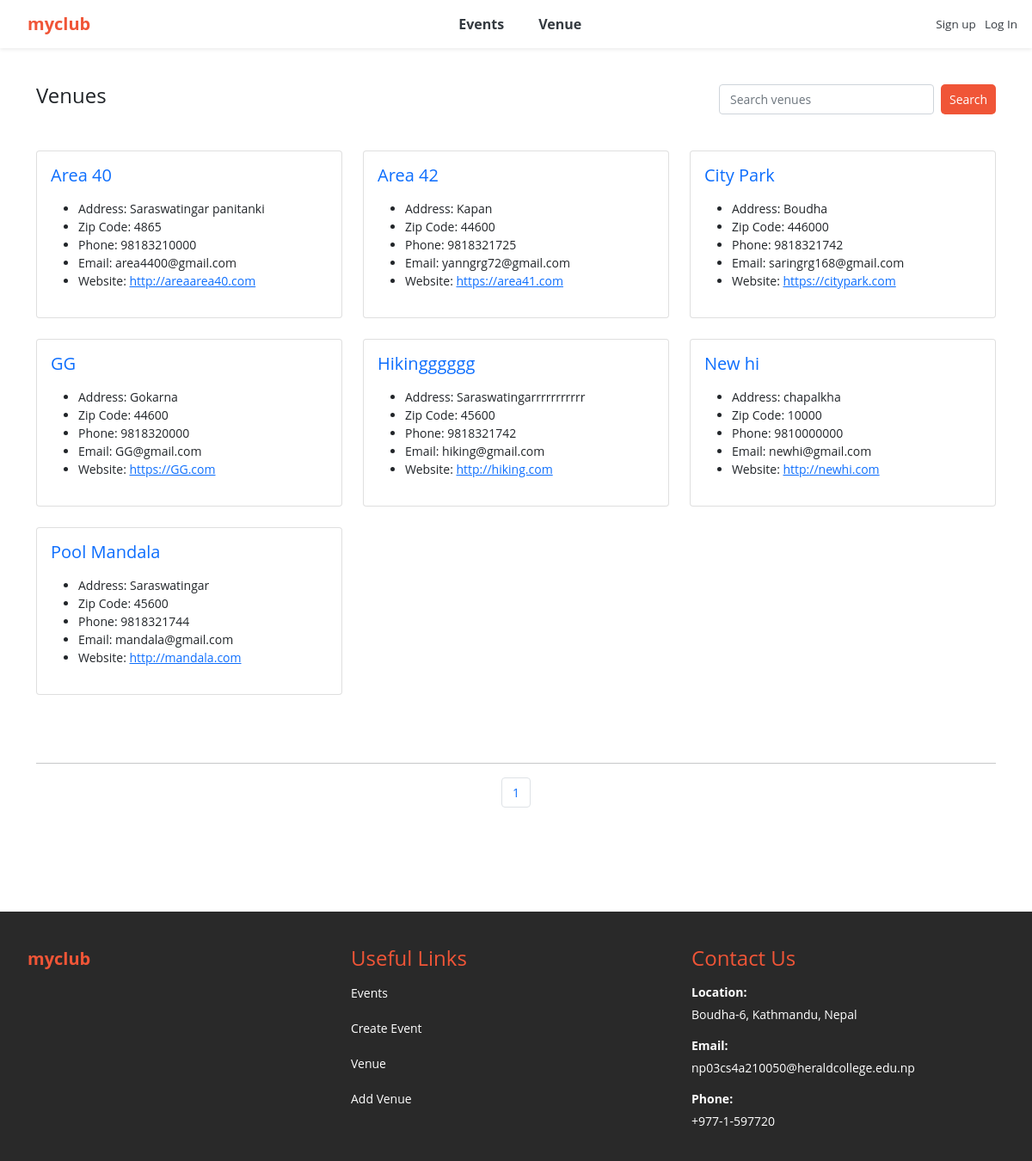
Page /list_venues on the earlier database version.
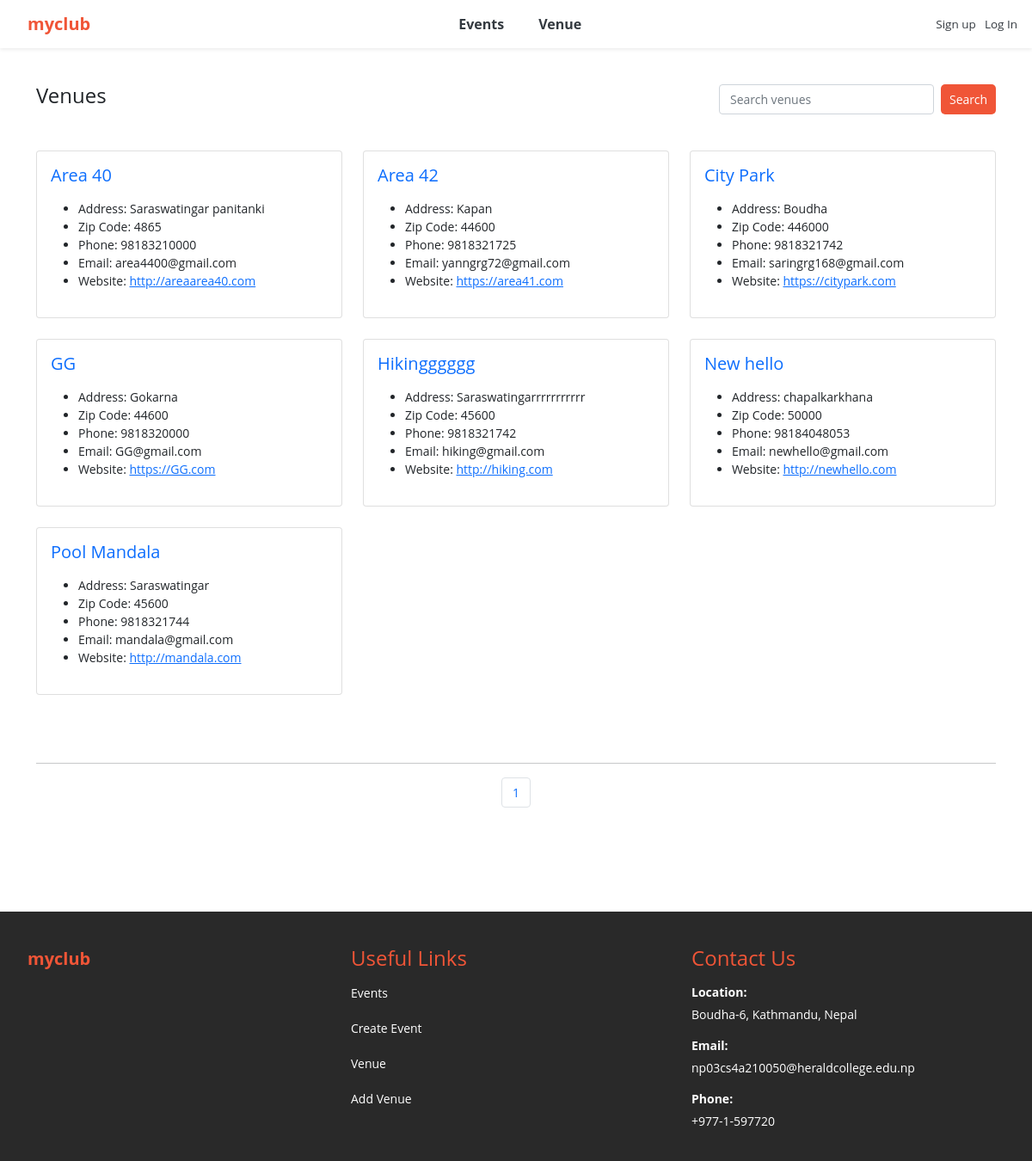
Same page on the later database version.
### events/models.py (models this page shows)
class Venue(models.Model):
	name = models.CharField('Venue Name', max_length=120)
	address = models.CharField(max_length=300)
	zip_code = models.CharField('Zip Code', max_length=15)
	phone = models.CharField('Contact Phone', max_length=25, blank=True)
	web = models.URLField('Website Address', blank=True)
	email_address = models.EmailField('Email Address', blank=True)
	owner = models.IntegerField("Venue Owner", blank=False, default=1)
	venue_description = models.TextField(blank=True)
	venue_image = models.ImageField(null=True, blank=True, upload_to="images/")
	def __str__(self):
		return self.name
	class Meta:
		ordering = ['name']

### events/views.py (the view)
# urls.py: path('list_venues', views.list_venues, name='list-venues'),
def list_venues(request):
	venue_list = Venue.objects.all().order_by('name')
	p = Paginator(Venue.objects.all(), 7)
	page = request.GET.get('page')
	venues = p.get_page(page)
	nums = "a" * venues.paginator.num_pages
	return render(request, 'events/venue.html',
		{'venue_list': venue_list, 'venues': venues, 'nums':nums})

### events/templates/events/venue.html (shortened to what this page needs)
{% extends 'events/base.html' %}
{% block content %}
	<nav class="custom-nav">
		<div>
			<h4>Venues</h4>
		</div>
		<div>
			<form class="d-flex" method=POST action="{% url 'search-venues' %}">
		        <input class="form-control me-2 small-search-input" type="search" placeholder="Search venues" aria-label="Search" name="searched">
		        <button class="btn btn-outline-dark btn-light btn-sm btn-custom" type="submit">Search</button>
	      </form>
		</div>
	</nav>
	<br>
	<div class="row row-cols-1 row-cols-md-3 g-4">
		{% for venue in venues %}
			<div class="col">
			    <div class="card h-100">
			      <div class="card-body">
			        <h5 class="card-title"><a href="{% url 'show-venue' venue.id %}" style="text-decoration: none;">{{ venue }}</a></h5>
			        <p class="card-text">
			        	<ul>
				            {% if venue.address %}
				              <li>Address: {{ venue.address }}</li>
				            {% endif %}
				            {% if venue.zip_code %}
				              <li>Zip Code: {{ venue.zip_code }}</li>
				            {% endif %}
				            {% if venue.phone %}
				              <li>Phone: {{ venue.phone }}</li>
				            {% endif %}
				            {% if venue.email_address %}
				              <li>Email: {{ venue.email_address }}</li>
				            {% endif %}
				            {% if venue.web %}
				              <li>Website: <a href="{{ venue.web }}">{{ venue.web }}</a></li>
				            {% endif %}
				        </ul>
			        </p>
			      </div>
			    </div>
			  </div>
		{% endfor %}
	</div>
	<br><br><br>
	<hr>
	<nav aria-label="Page navigation example">
		<ul class="pagination justify-content-center">
			{% for i in nums %}
				<li class="page-item">
					<a class="page-link" href="?page={{ forloop.counter }}">{{ forloop.counter }}</a>
				</li>
			{% endfor %}
		</ul>
	</nav>
{% endblock %}

Differences in the rows shown:
changed Venue: name "New hi" → "New hello"; address "chapalkha" → "chapalkarkhana"; zip_code "10000" → "50000"; phone "9810000000" → "98184048053"; email_address "newhi@gmail.com" → "newhello@gmail.com"; web "http://newhi.com" → "http://newhello.com"
